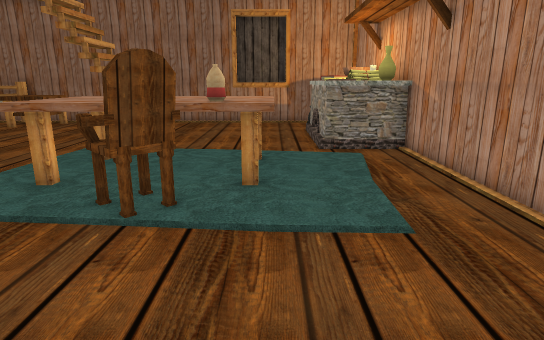
View 1 (above)

19 first-person views from a walk through a Unity game level. The camera is 1.2 m above the floor, tilts 14° down and sees 75° across. Doors are open. The floor is counted in squares, 0.5 m on a side. Each view is taken from the middle of a square. On the plan, view 1 faces up. The plan holds only what a view shows up to about 20 squares ahead; the rest is blank. The place goes on beyond the plan. The player is left out.

View 2
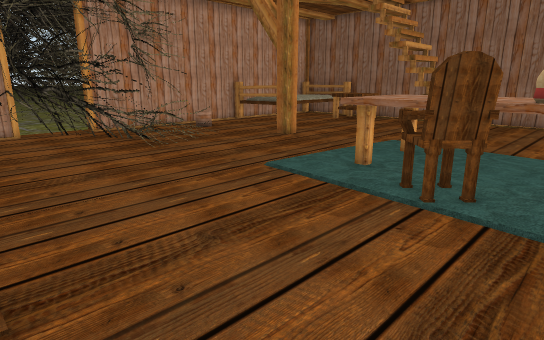

View 3
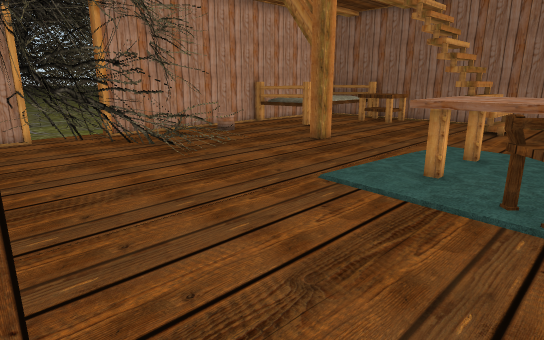

View 4
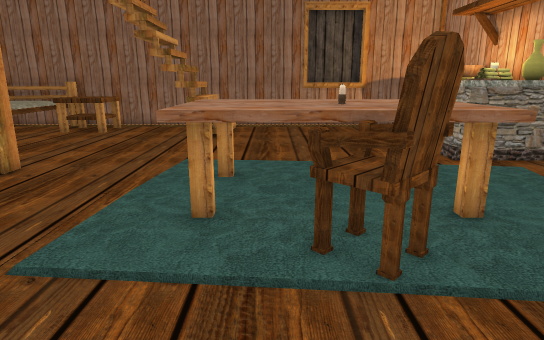

View 5
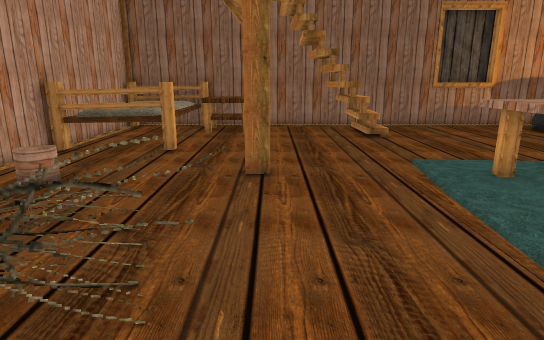

View 6
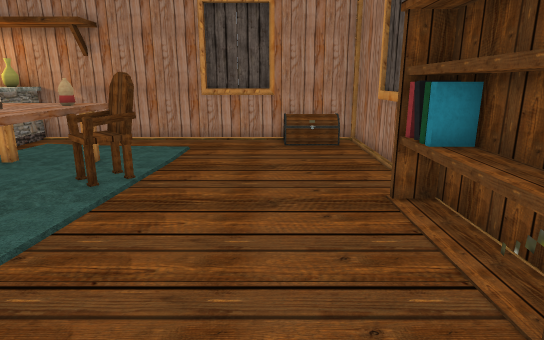

View 7
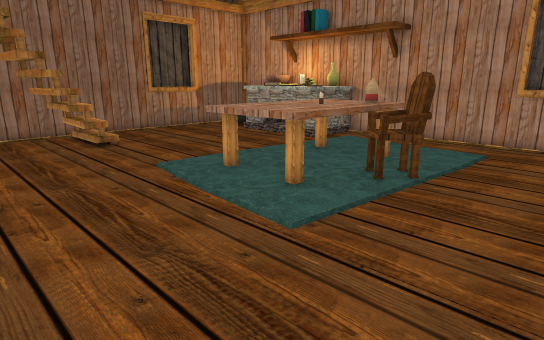

View 8
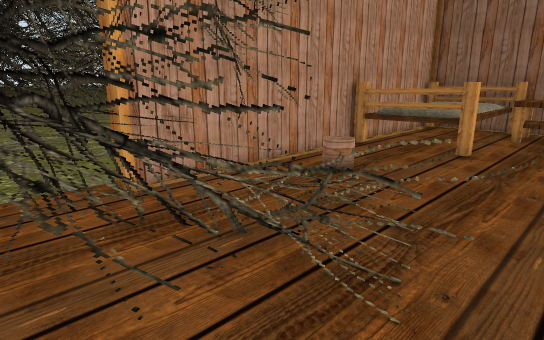

View 9
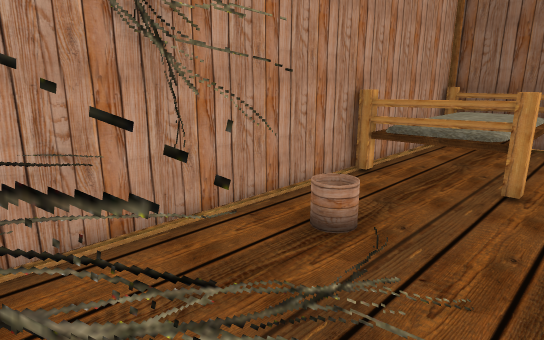

View 10
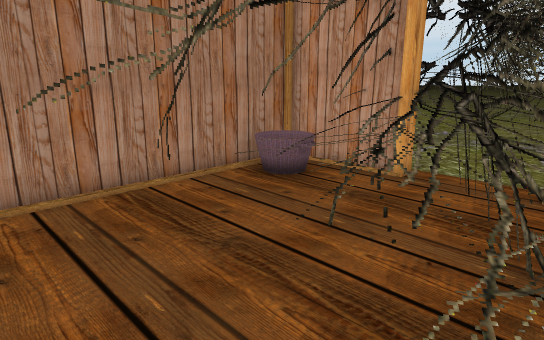

View 11
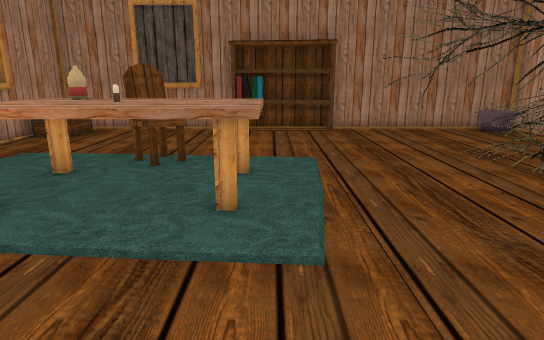

View 12
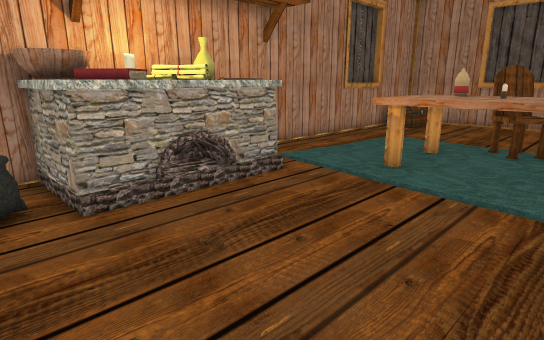

View 13
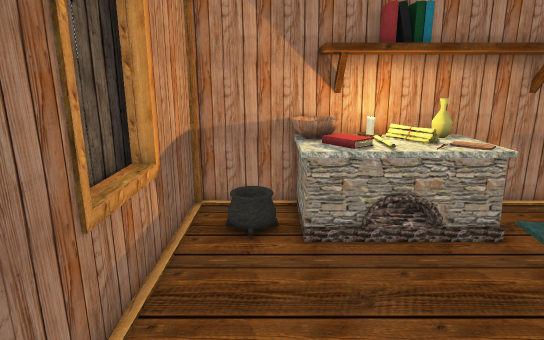

View 14
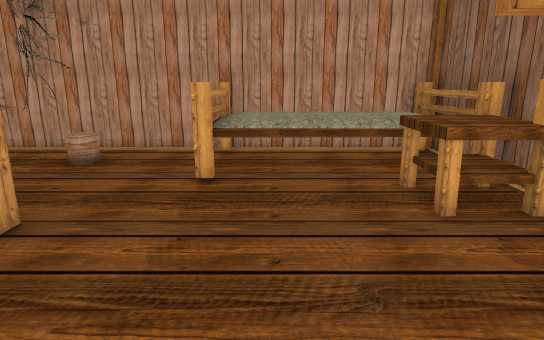

View 15
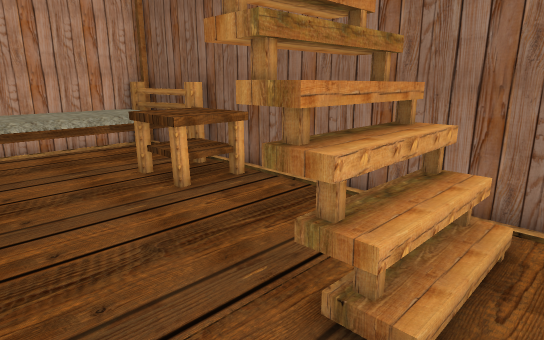

View 16
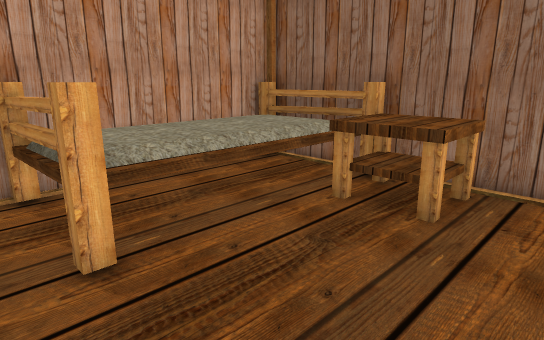

View 17
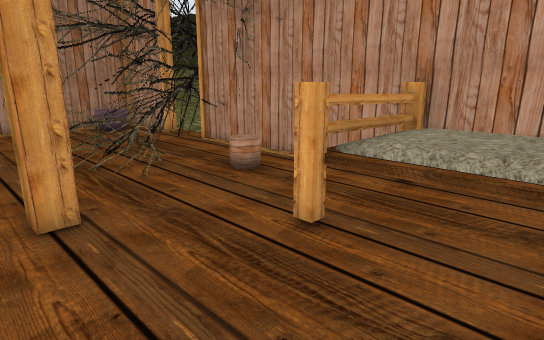

View 18
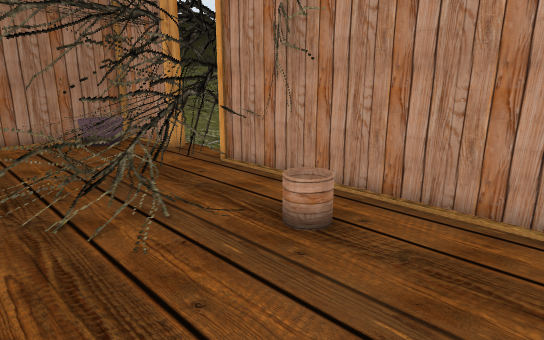

View 19
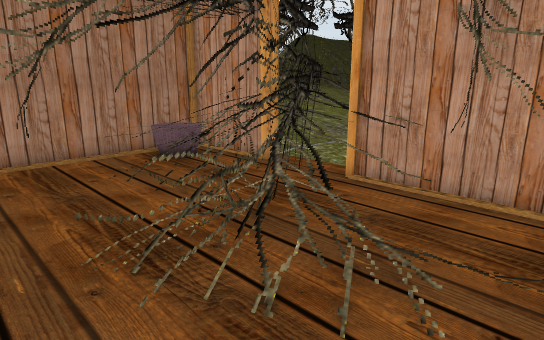

### Floor plan
Key: @ floor where view 1 was taken; # wall or solid block; . main floor; : floor 0.25 m higher than the main floor; + floor 0.5 m higher than the main floor; * floor 0.75 m higher than the main floor; % floor 1.5 m higher than the main floor; / step, stairs or slope; = window, fence, low wall or low ledge; T table; C cauldron; B bowl; K books; A vase; H chair; R carpet; L column; E tree; F bed; S chest; O other object.
Columns run from 21 left of view 1 to 5 right of it. Each row starts with its distance up from view 1.
 22   #########################
 21   #FFFFTTT...#=.......    #
 20   #FFFFTTT...%//.......CC.#
 19   #FFFFTTT...%//.......CC.#
 18   #FFFF......#=/.......OBB#
 17   #FFFF......  ........KKB#
 16   #FFFF................OKO#
 15   #FFFF................OOO#
 14   #FFFFF...............OOA#
 13   #....................OOA#
 12   #......LL....  .........#
 11   #......LL....TTTTTTT  ..#
 10   #EE//........TTTTTTT  ..#
  9   #EE//........TTTOTTT  ..#
  8   #E+//... ....TTTTTOT  ..#
  7   EE++EEEE .....TTHHTR ...#
  6 E #*+EEEE.........HH.  ...#
  5 EEEEEEE:..................#
  4 EEEEEE+//.................#
  3 EEEEEE+//.................#
  2 EEEEEE+///............... #
  1 EEEEEEEEEEE.............SS#
  0 E EEEEE..............@...S#
 -1 E EEE.......#===##......SS#
 -2   #########################

Positions as (right, up) in squares from view 1, and headings:
1: (0, 0), facing up
2: (0, -1), facing up-left
3: (-2, -1), facing up-left
4: (-4, 2), facing up
5: (-11, 2), facing up
6: (-12, 2), facing right
7: (-12, 2), facing up-right
8: (-11, 2), facing up-left
9: (-13, 5), facing up-left
10: (-10, 6), facing down-left
11: (-6, 17), facing down
12: (-5, 20), facing down-right
13: (-7, 19), facing right
14: (-6, 16), facing left
15: (-5, 15), facing up-left
16: (-10, 13), facing up-left
17: (-10, 18), facing down-left
18: (-12, 14), facing down-left
19: (-11, 10), facing down-left
